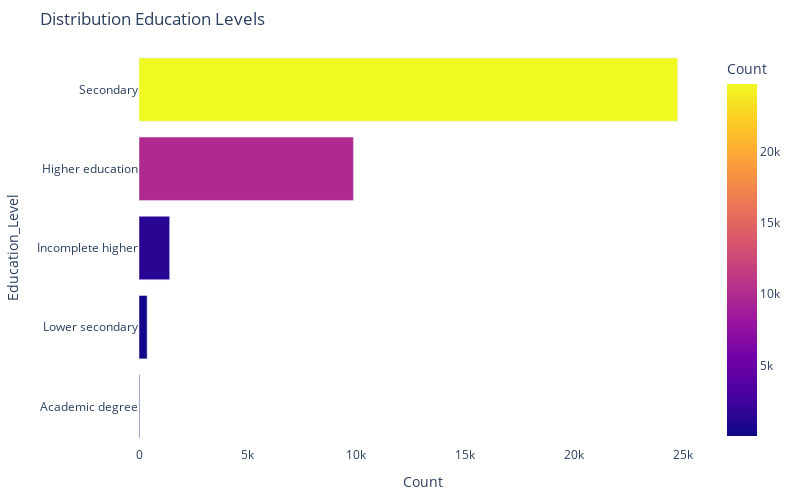

The notebook cell saved with this chart:
### Markdown cell above
#### `3.2.1.7 Education_Level`

### Code cell
print(get_value_counts(new_df,'ID', 'Education_Level'))
plot_categorical_data(new_df,'ID','Education_Level', 'Distribution Education Levels')

### Figure 1 — Plotly figure (JSON) as saved in the notebook; plotly's stock layout.template omitted (floating-point values rounded to 4 significant figures)
{"data": [{"alignmentgroup": "True", "hovertemplate": "Count=%{marker.color}<br>Education_Level=%{y}<extra></extra>", "legendgroup": "", "marker": {"color": [24777, 9864, 1410, 374, 32], "coloraxis": "coloraxis", "pattern": {"shape": ""}}, "name": "", "offsetgroup": "", "orientation": "h", "showlegend": false, "textposition": "auto", "type": "bar", "x": [24777, 9864, 1410, 374, 32], "xaxis": "x", "y": ["Secondary", "Higher education", "Incomplete higher", "Lower secondary", "Academic degree"], "yaxis": "y"}], "layout": {"barmode": "relative", "coloraxis": {"colorbar": {"title": {"text": "Count"}}, "colorscale": [[0, "#0d0887"], [0.1111, "#46039f"], [0.2222, "#7201a8"], [0.3333, "#9c179e"], [0.4444, "#bd3786"], [0.5556, "#d8576b"], [0.6667, "#ed7953"], [0.7778, "#fb9f3a"], [0.8889, "#fdca26"], [1, "#f0f921"]]}, "height": 500, "legend": {"tracegroupgap": 0}, "margin": {"b": 50, "l": 50, "r": 50, "t": 50}, "plot_bgcolor": "white", "showlegend": false, "title": {"text": "Distribution Education Levels"}, "width": 800, "xaxis": {"anchor": "y", "domain": [0, 1], "ticksuffix": "", "title": {"text": "Count"}}, "yaxis": {"anchor": "x", "categoryorder": "total ascending", "domain": [0, 1], "title": {"text": "Education_Level"}}}}
